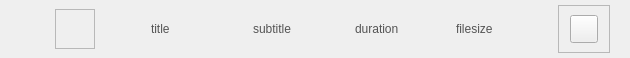
<?xml version="1.0" encoding="UTF-8"?>
<ui version="4.0">
 <class>ListBrowserEditor</class>
 <widget class="QWidget" name="ListBrowserEditor">
  <property name="geometry">
   <rect>
    <x>0</x>
    <y>0</y>
    <width>630</width>
    <height>58</height>
   </rect>
  </property>
  <property name="windowTitle">
   <string>Form</string>
  </property>
  <property name="styleSheet">
   <string notr="true">QLabel
{
	color: rgb(84, 84, 84);
	font: 20pt &quot;Segoe UI&quot;;
}</string>
  </property>
  <layout class="QGridLayout" name="gridLayout">
   <property name="leftMargin">
    <number>50</number>
   </property>
   <property name="topMargin">
    <number>5</number>
   </property>
   <property name="rightMargin">
    <number>20</number>
   </property>
   <property name="bottomMargin">
    <number>5</number>
   </property>
   <property name="horizontalSpacing">
    <number>18</number>
   </property>
   <property name="verticalSpacing">
    <number>0</number>
   </property>
   <item row="0" column="1">
    <widget class="QFrame" name="frameFormCoverArt">
     <property name="minimumSize">
      <size>
       <width>40</width>
       <height>40</height>
      </size>
     </property>
     <property name="maximumSize">
      <size>
       <width>40</width>
       <height>40</height>
      </size>
     </property>
     <property name="styleSheet">
      <string notr="true">QFrame 
{
	border-image: url(&quot;:resource/browser-img160-folder-n@3x.png&quot;); 
}</string>
     </property>
     <property name="frameShape">
      <enum>QFrame::StyledPanel</enum>
     </property>
     <property name="frameShadow">
      <enum>QFrame::Raised</enum>
     </property>
     <layout class="QGridLayout" name="gridLayoutFormCoverArt">
      <property name="leftMargin">
       <number>0</number>
      </property>
      <property name="topMargin">
       <number>0</number>
      </property>
      <property name="rightMargin">
       <number>0</number>
      </property>
      <property name="bottomMargin">
       <number>0</number>
      </property>
      <property name="spacing">
       <number>0</number>
      </property>
     </layout>
    </widget>
   </item>
   <item row="0" column="6">
    <widget class="QLabel" name="labelFilesize">
     <property name="text">
      <string>filesize</string>
     </property>
    </widget>
   </item>
   <item row="0" column="7">
    <widget class="QFrame" name="frameMenu">
     <property name="minimumSize">
      <size>
       <width>52</width>
       <height>0</height>
      </size>
     </property>
     <property name="maximumSize">
      <size>
       <width>52</width>
       <height>16777215</height>
      </size>
     </property>
     <property name="frameShape">
      <enum>QFrame::StyledPanel</enum>
     </property>
     <property name="frameShadow">
      <enum>QFrame::Raised</enum>
     </property>
     <layout class="QGridLayout" name="gridLayout_2">
      <item row="0" column="0">
       <widget class="QPushButton" name="btnMenu">
        <property name="minimumSize">
         <size>
          <width>28</width>
          <height>28</height>
         </size>
        </property>
        <property name="maximumSize">
         <size>
          <width>28</width>
          <height>28</height>
         </size>
        </property>
        <property name="styleSheet">
         <string notr="true">QPushButton
{
  border-image: url(&quot;:/resource/play-btn28-popupmenu-n@3x.png&quot;);
}

QPushButton:hover
{
  border-image: url(&quot;:/resource/play-btn28-popupmenu-h@3x.png&quot;);
}
QPushButton::menu-indicator
{
	image:none;
}</string>
        </property>
       </widget>
      </item>
     </layout>
    </widget>
   </item>
   <item row="0" column="3">
    <widget class="QLabel" name="labelTitle">
     <property name="styleSheet">
      <string notr="true"/>
     </property>
     <property name="text">
      <string>title</string>
     </property>
    </widget>
   </item>
   <item row="0" column="5">
    <widget class="QLabel" name="labelDuration">
     <property name="text">
      <string>duration</string>
     </property>
    </widget>
   </item>
   <item row="0" column="0">
    <spacer name="horizontalSpacerIndent">
     <property name="orientation">
      <enum>Qt::Horizontal</enum>
     </property>
     <property name="sizeType">
      <enum>QSizePolicy::Fixed</enum>
     </property>
     <property name="sizeHint" stdset="0">
      <size>
       <width>5</width>
       <height>20</height>
      </size>
     </property>
    </spacer>
   </item>
   <item row="0" column="4">
    <widget class="QLabel" name="labelSubtitle">
     <property name="text">
      <string>subtitle</string>
     </property>
    </widget>
   </item>
   <item row="0" column="2">
    <widget class="QLabel" name="labelPlay">
     <property name="minimumSize">
      <size>
       <width>20</width>
       <height>20</height>
      </size>
     </property>
     <property name="maximumSize">
      <size>
       <width>20</width>
       <height>20</height>
      </size>
     </property>
     <property name="styleSheet">
      <string notr="true">QLabel
{
  border-image: url(&quot;:/resource/play-btn20-play-icon@3x.png&quot;);
}

QLabel:hover
{
  border-image: url(&quot;:/resource/play-btn20-play-icon@3x.png&quot;);
}</string>
     </property>
    </widget>
   </item>
  </layout>
 </widget>
 <resources/>
 <connections/>
</ui>
